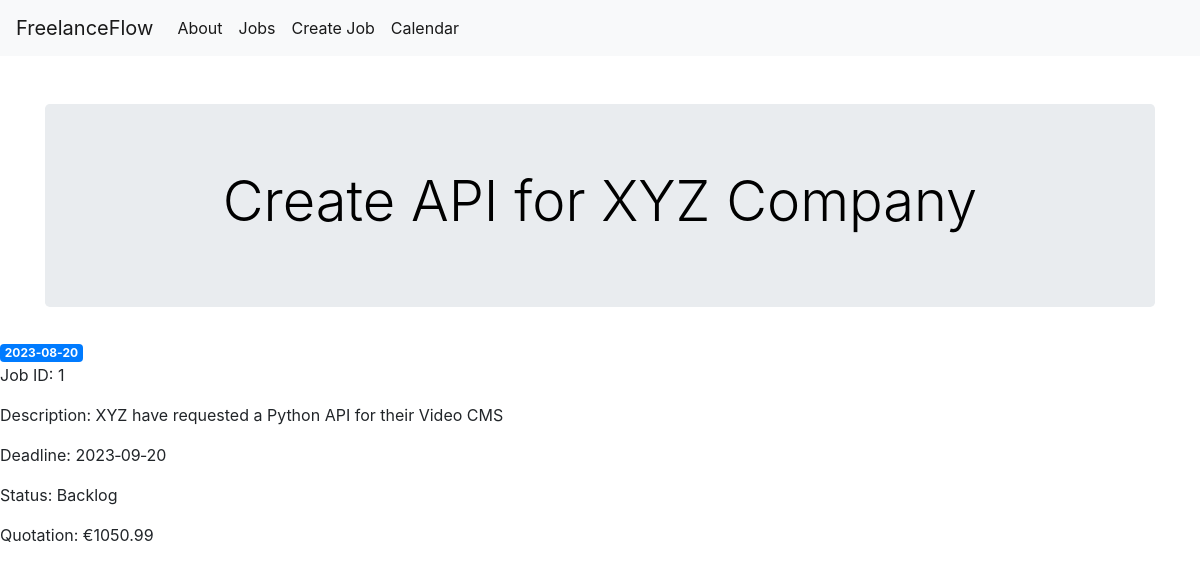
The page /1 on the database its author committed.
### tables this page shows
CREATE TABLE Jobs (
    jobid INTEGER PRIMARY KEY AUTOINCREMENT,
    title TEXT NOT NULL,
    description TEXT NOT NULL,
    datecreated TEXT NOT NULL,
    deadline TEXT NOT NULL,
    status TEXT NOT NULL,
    quotation REAL NOT NULL
);

### application.py (the view)
@app.route('/<int:job_id>')
def job(job_id):
    job = get_job(job_id)
    return render_template('job.html', job=job)

### application.py (called while the page is built)
def database_connection():
    conn = sqlite3.connect('freelanceflow.db')
    conn.row_factory = sqlite3.Row
    return conn

def get_job(job_id):
    conn = database_connection()
    job = conn.execute('SELECT * FROM Jobs WHERE jobid = ?', (job_id,)).fetchone()
    conn.close()
    if job is None:
        abort(404)
    return job

### templates/job.html (shortened to what this page needs)
{% extends 'base.html' %}
{% block jumbotron_title %} {{ job['title'] }} {% endblock %}
{% block content %}
    <span class="badge badge-primary">{{ job['datecreated'] }}</span>
    <p>Job ID: {{ job['jobid'] }}</p>
    <p>Description: {{ job['description'] }}</p>
    <p>Deadline: {{ job['deadline'] }}</p>
    <p>Status: {{ job['status'] }}</p>
    <p>Quotation: €{{ job['quotation'] }}</p>
{% endblock %}

### rows shown on the page
Jobs: title "Create API for XYZ Company", datecreated "2023‐08‐20", jobid "1", description "XYZ have requested a Python API for their Video CMS", deadline "2023‐09‐20", status "Backlog", quotation "1050.99"
